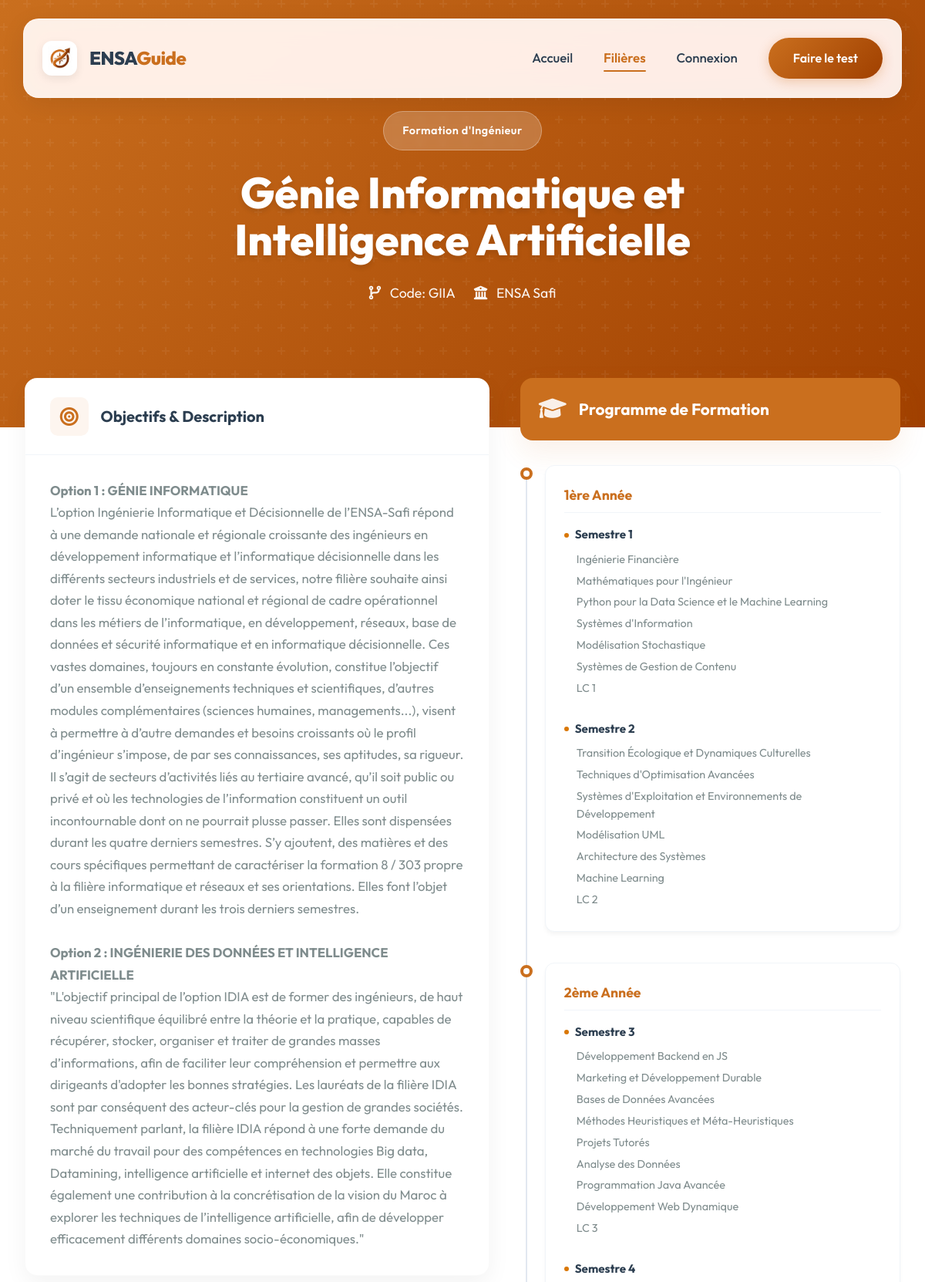
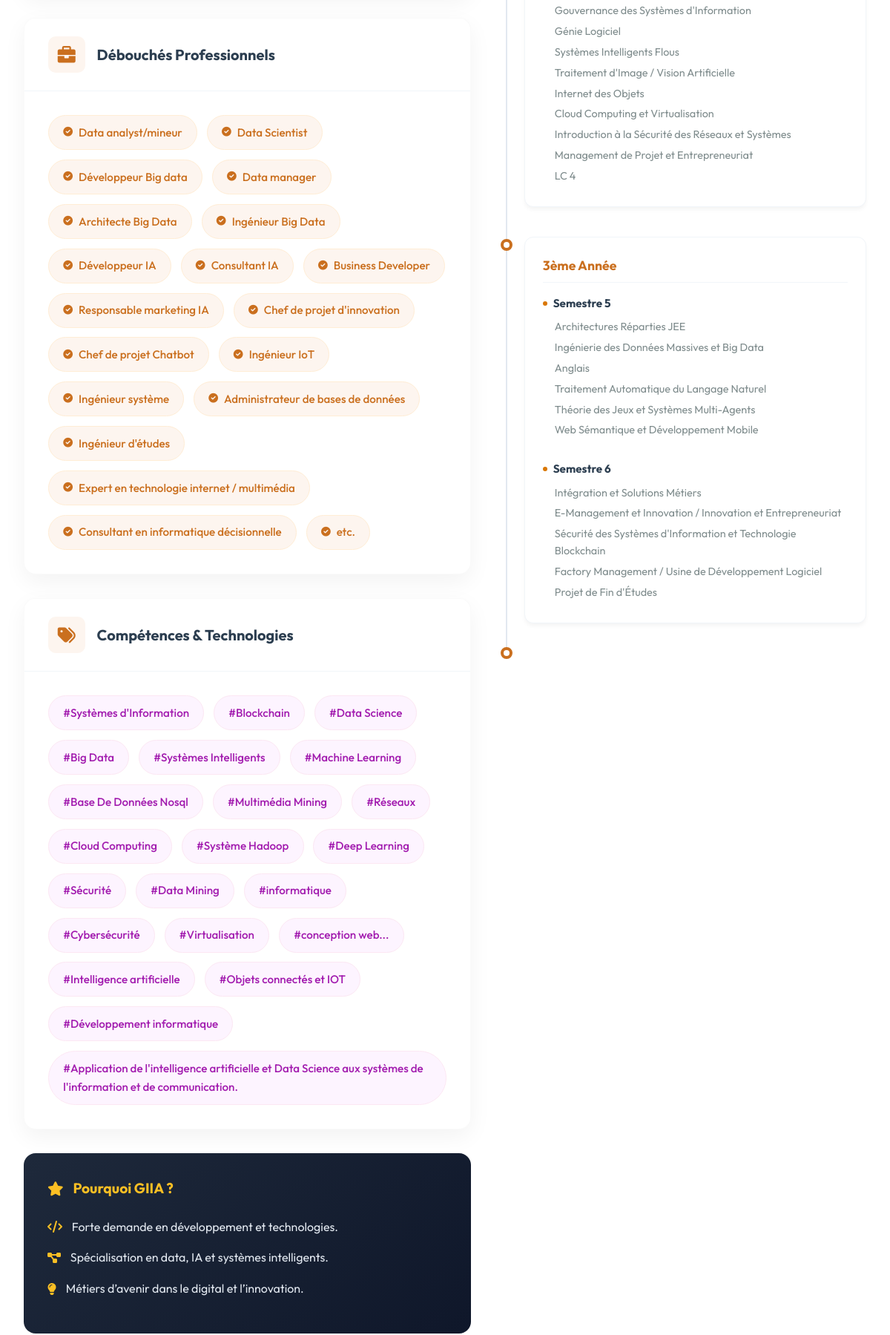
The app's page /filiere/GIIA (upper part) with its own data (2 pictures, top to bottom).
### tables this page shows
CREATE TABLE filieres (
    id INTEGER PRIMARY KEY AUTOINCREMENT,
    code TEXT NOT NULL UNIQUE,
    nom TEXT NOT NULL,
    description TEXT NOT NULL,
    debouches TEXT,
    mots_cles TEXT,
    formation_json TEXT
);

### app.py (the view)
@app.route('/filiere/<code_filiere>')
def filiere_detail(code_filiere):
    conn = get_db_connection()
    filiere = conn.execute('SELECT * FROM filieres WHERE code = ?', (code_filiere,)).fetchone()
    conn.close()
    if filiere:
        return render_template('filiere_detail.html', filiere=filiere)
    return "Filière non trouvée", 404

### app.py (called while the page is built)
def get_db_connection():
    conn = sqlite3.connect(DB_PATH)
    conn.row_factory = sqlite3.Row
    return conn

@app.template_filter('from_json')
def from_json(value):
    if not value:
        return None
    try:
        return json.loads(value)
    except:
        return None

@app.context_processor
def inject_user():
    return dict(user=session.get('user_name'), logged_in=('user_id' in session), role=session.get('role'))

@app.before_request
def make_session_permanent():
    session.permanent = True

### templates/filiere_detail.html (shortened to what this page needs)
{% extends 'base.html' %}
{% block content %}
<div class="filiere-page">
    <section class="filiere-hero">
        <div class="hero-bg-overlay"></div>
        <div class="hero-content-wrapper">
            <span class="filiere-badge">Formation d'Ingénieur</span>
            <h1 class="filiere-title">{{ filiere.nom }}</h1>
            <div class="filiere-meta">
                <span class="meta-item"><i class="fas fa-code-branch"></i> Code: {{ filiere.code }}</span>
                <span class="meta-item"><i class="fas fa-university"></i> ENSA Safi</span>
            </div>
        </div>
    </section>
    <div class="filiere-container">
        <div class="filiere-main">
            <div class="content-card">
                <div class="card-header">
                    <i class="fas fa-bullseye card-icon-header"></i>
                    <h2>Objectifs & Description</h2>
                </div>
                <div class="card-body description-text">
                    {{ filiere.description | safe }}
                </div>
            </div>
            {% if filiere.debouches %}
            <div class="content-card">
                <div class="card-header">
                    <i class="fas fa-briefcase card-icon-header"></i>
                    <h2>Débouchés Professionnels</h2>
                </div>
                <div class="card-body">
                    <div class="tags-container">
                        {% for item in filiere.debouches.split(',') %}
                        <span class="tag-pill tag-primary">
                            <i class="fas fa-check-circle"></i> {{ item.strip() }}
                        </span>
                        {% endfor %}
                    </div>
                </div>
            </div>
            {% endif %}
            {% if filiere.mots_cles %}
            <div class="content-card">
                <div class="card-header">
                    <i class="fas fa-tags card-icon-header"></i>
                    <h2>Compétences & Technologies</h2>
                </div>
                <div class="card-body">
                    <div class="tags-container">
                        {% for item in filiere.mots_cles.split(',') %}
                        <span class="tag-pill tag-secondary">#{{ item.strip() }}</span>
                        {% endfor %}
                    </div>
                </div>
            </div>
            {% endif %}
            <div class="highlight-box">
                <h3><i class="fas fa-star"></i> Pourquoi {{ filiere.code }} ?</h3>
                <ul>
                    {% if filiere.code == 'GATE' %}
                    <li><i class="fas fa-rocket"></i> Secteur stratégique en forte croissance au Maroc.</li>
                    <li><i class="fas fa-cogs"></i> Formation pluridisciplinaire.</li>
                    <li><i class="fas fa-globe-americas"></i> Métiers techniques à l’échelle internationale.</li>
                    {% elif filiere.code == 'GMSI' %}
                    <li><i class="fas fa-microchip"></i> Combinaison mécanique–électronique–informatique.</li>
                    <li><i class="fas fa-industry"></i> Forte insertion dans plusieurs industries.</li>
                    <li><i class="fas fa-brain"></i> Formation orientée innovation et systèmes intelligents.</li>
                    {% elif filiere.code == 'GPMA' %}
                    <li><i class="fas fa-flask"></i> Maîtrise des procédés industriels et des matériaux.</li>
                    <li><i class="fas fa-bolt"></i> Forte employabilité dans l’industrie et l’énergie.</li>
                    <li><i class="fas fa-leaf"></i> Formation axée performance, qualité et durabilité.</li>
                    {% elif filiere.code == 'GTR' %}
                    <li><i class="fas fa-network-wired"></i> Forte demande en réseaux, télécoms et cybersécurité.</li>
                    <li><i class="fas fa-cloud"></i> Compétences en télécommunication, IoT et cloud.</li>
                    <li><i class="fas fa-laptop-code"></i> Large éventail de carrières numériques.</li>
                    {% elif filiere.code == 'GINDUS' %}
                    <li><i class="fas fa-sitemap"></i> Formation polyvalente technique et managériale.</li>
                    <li><i class="fas fa-tasks"></i> Rôle clé dans l’organisation des entreprises.</li>
                    <li><i class="fas fa-briefcase"></i> Intégration facile dans différents secteurs.</li>
                    {% elif filiere.code == 'GIIA' %}
                    <li><i class="fas fa-code"></i> Forte demande en développement et technologies.</li>
                    <li><i class="fas fa-project-diagram"></i> Spécialisation en data, IA et systèmes intelligents.</li>
                    <li><i class="fas fa-lightbulb"></i> Métiers d’avenir dans le digital et l’innovation.</li>
                    {% else %}
                    <li><i class="fas fa-check-circle"></i> Formation d'excellence</li>
                    <li><i class="fas fa-briefcase"></i> Insertion professionnelle élevée</li>
                    <li><i class="fas fa-laptop-code"></i> Pédagogie par projet</li>
                    {% endif %}
                </ul>
            </div>
        </div>
        <div class="filiere-sidebar">
            <div class="sidebar-header">
                <i class="fas fa-graduation-cap"></i>
                <h2>Programme de Formation</h2>
            </div>
            <div class="timeline-wrapper">
                {% set formation = filiere.formation_json | from_json %}
                {% if formation %}
                {% for annee in formation %}
                <div class="timeline-item">
                    <div class="timeline-marker"></div>
                    <div class="timeline-content">
                        <h3 class="year-title">{{ annee.year }}</h3>
                        <div class="semesters-grid">
                            {% for sem in annee.semesters %}
                            <div class="semester-box">
                                <h4 class="semester-name">{{ sem.name }}</h4>
                                {% set has_gi = namespace(value=false) %}
                                {% set has_gidia = namespace(value=false) %}
                                {% for mod in sem.modules %}
                                {% if mod is mapping %}
                                {% if mod.type == 'gi' %}{% set has_gi.value = true %}{% endif %}
                                {% if mod.type == 'gidia' %}{% set has_gidia.value = true %}{% endif %}
                                {% endif %}
                                {% endfor %}
                                {% if has_gi.value or has_gidia.value %}
                                <div class="specialization-split">
                                    <div class="spec-column col-gi">
                                        <div class="spec-header">
                                            {% if filiere.code == 'GPMA' %} Génie des Matériaux Avancés
                                            {% else %}Génie Informatique {% endif %}
                                        </div>
                                        <ul class="modules-list">
                                            {% for mod in sem.modules %}
                                            {% if mod is mapping and mod.type == 'gi' %}
                                            <li class="module-item mod-gi">{{ mod.name }}</li>
                                            {% endif %}
                                            {% endfor %}
                                        </ul>
                                    </div>
                                    <div class="spec-column col-gidia">
                                        <div class="spec-header">
                                            {% if filiere.code == 'GPMA' %}Génie des Procédés industriels,
                                            digitalisation
                                            {% else %}INGÉNIERIE DES DONNÉES ET INTELLIGENCE ARTIFICIELLE{% endif %}
                                        </div>
                                        <ul class="modules-list">
                                            {% for mod in sem.modules %}
                                            {% if mod is mapping and mod.type == 'gidia' %}
                                            <li class="module-item mod-gidia">{{ mod.name }}</li>
                                            {% endif %}
                                            {% endfor %}
                                        </ul>
                                    </div>
                                </div>
                                <div class="common-section">
                                    <div class="common-label">Tronc Commun / Modules Transversaux</div>
                                    <ul class="modules-list common-grid">
                                        {% for mod in sem.modules %}
                                        {% if mod is mapping and mod.type == 'common' %}
                                        <li class="module-item mod-common">{{ mod.name }}</li>
                                        {% elif mod is string %}
                                        <li>{{ mod }}</li>
                                        {% endif %}
                                        {% endfor %}
                                    </ul>
                                </div>
                                {% else %}
                                <ul class="modules-list">
                                    {% for module in sem.modules %}
                                    {% if module is mapping %}
                                    <li class="module-item mod-common">{{ module.name }}</li>
                                    {% else %}
                                    <li>{{ module }}</li>
                                    {% endif %}
                                    {% endfor %}
                                </ul>
                                {% endif %}
                            </div>
                            {% endfor %}
                        </div>
                    </div>
                </div>
                {% endfor %}
                {% else %}
                <div class="empty-state">
                    <i class="fas fa-clock"></i>
                    <p>Le programme détaillé sera bientôt disponible.</p>
                </div>
                {% endif %}
                <div class="timeline-end-marker"></div>
            </div>
        </div>
    </div>
</div>
{% endblock %}

### templates/filiere_detail.html (style rules this page uses)
.filiere-page { margin-bottom: 0 !important; background-color: transparent !important; }
.filiere-container { margin-bottom: 0 !important; padding-bottom: 4rem; }
.timeline-end-marker { position: absolute; left: 0; bottom: 0; width: 16px; height: 16px; background: white; border: 4px solid var(--primary); border-radius: 50%; z-index: 10; transform: translateY(50%); }

### records on screen
filieres: nom "Génie Informatique et Intelligence Artificielle", code "GIIA", description "Option 1 : GÉNIE INFORMATIQUE L’option Ingénierie Informatique et Décisionnelle de l’ENSA-Safi répond à une demande nationale et régionale croissante des ingénieurs en développement informatique et l’informatique décisionnelle dans les différents secteurs industriels et de services, notre filière souhaite ainsi doter le tissu économique national et régional de cadre opérationnel dans les métiers de l’informatique, en développement, réseaux, base de données et sécurité informatique et en informatique décisionnelle. Ces vastes domaines, toujours en constante évolution, constitue l’objectif d’un ensemble d’enseignements techniques et scientifiques, d’autres modules complémentaires (sciences…"

### other values on screen
{{ item.strip() }} "Data analyst/mineur" "Data Scientist" "Développeur Big data" "Data manager" "Architecte Big Data" "Ingénieur Big Data" "Développeur IA" "Consultant IA" "Business Developer" "Responsable marketing IA" "Chef de projet d'innovation" "Chef de projet Chatbot" "Ingénieur IoT" "Ingénieur système" "Administrateur de bases de données" "Ingénieur d'études" "Expert en technologie internet / multimédia" "Consultant en informatique décisionnelle" "etc."
{{ item.strip() }} "Systèmes d'Information" "Blockchain" "Data Science" "Big Data" "Systèmes Intelligents" "Machine Learning" "Base De Données Nosql" "Multimédia Mining" "Réseaux" "Cloud Computing" "Système Hadoop" "Deep Learning" "Sécurité" "Data Mining" "informatique" "Cybersécurité" "Virtualisation" "conception web..." "Intelligence artificielle" "Objets connectés et IOT" "Développement informatique" "Application de l'intelligence artificielle et Data Science aux systèmes de l'information et de communication."
{{ annee.year }} "1ère Année" "2ème Année" "3ème Année"
{{ sem.name }} "Semestre 1" "Semestre 2" "Semestre 3" "Semestre 4" "Semestre 5" "Semestre 6"
{{ module }} "Ingénierie Financière" "Mathématiques pour l'Ingénieur" "Python pour la Data Science et le Machine Learning" "Systèmes d'Information" "Modélisation Stochastique" "Systèmes de Gestion de Contenu" "LC 1" "Transition Écologique et Dynamiques Culturelles" "Techniques d'Optimisation Avancées" "Systèmes d'Exploitation et Environnements de Développement" "Modélisation UML" "Architecture des Systèmes" "Machine Learning" "LC 2" "Développement Backend en JS" "Marketing et Développement Durable" "Bases de Données Avancées" "Méthodes Heuristiques et Méta-Heuristiques" "Projets Tutorés" "Analyse des Données" "Programmation Java Avancée" "Développement Web Dynamique" "LC 3" "Gouvernance des Systèmes d'Information" "Génie Logiciel" "Systèmes Intelligents Flous" "Traitement d'Image / Vision Artificielle" "Internet des Objets" "Cloud Computing et Virtualisation" "Introduction à la Sécurité des Réseaux et Systèmes" "Management de Projet et Entrepreneuriat" "LC 4" "Architectures Réparties JEE" "Ingénierie des Données Massives et Big Data" "Anglais" "Traitement Automatique du Langage Naturel" "Théorie des Jeux et Systèmes Multi-Agents" "Web Sémantique et Développement Mobile" "Intégration et Solutions Métiers" "E-Management et Innovation / Innovation et Entrepreneuriat" "Sécurité des Systèmes d'Information et Technologie Blockchain" "Factory Management / Usine de Développement Logiciel" "Projet de Fin d'Études"
